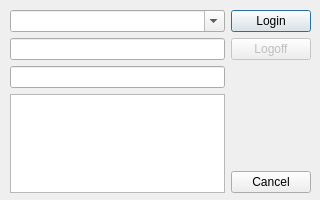
<?xml version="1.0" encoding="UTF-8"?>
<ui version="4.0">
 <class>MainDialog</class>
 <widget class="QDialog" name="MainDialog">
  <property name="geometry">
   <rect>
    <x>0</x>
    <y>0</y>
    <width>320</width>
    <height>200</height>
   </rect>
  </property>
  <property name="minimumSize">
   <size>
    <width>320</width>
    <height>200</height>
   </size>
  </property>
  <property name="maximumSize">
   <size>
    <width>320</width>
    <height>200</height>
   </size>
  </property>
  <property name="windowTitle">
   <string>Dialog</string>
  </property>
  <widget class="QWidget" name="layoutWidget">
   <property name="geometry">
    <rect>
     <x>10</x>
     <y>10</y>
     <width>301</width>
     <height>183</height>
    </rect>
   </property>
   <layout class="QHBoxLayout" name="horizontalLayout">
    <item>
     <layout class="QVBoxLayout" name="verticalLayout_2">
      <item>
       <layout class="QVBoxLayout" name="verticalLayout">
        <item>
         <widget class="QComboBox" name="userName">
          <property name="editable">
           <bool>true</bool>
          </property>
         </widget>
        </item>
        <item>
         <widget class="QLineEdit" name="password"/>
        </item>
        <item>
         <widget class="QLineEdit" name="networkInterface"/>
        </item>
       </layout>
      </item>
      <item>
       <widget class="QTextBrowser" name="showStatus"/>
      </item>
     </layout>
    </item>
    <item>
     <layout class="QVBoxLayout" name="verticalLayout_3">
      <item>
       <widget class="QPushButton" name="buttonLogin">
        <property name="text">
         <string>Login</string>
        </property>
       </widget>
      </item>
      <item>
       <widget class="QPushButton" name="buttonLogoff">
        <property name="enabled">
         <bool>false</bool>
        </property>
        <property name="text">
         <string>Logoff</string>
        </property>
        <property name="autoDefault">
         <bool>true</bool>
        </property>
       </widget>
      </item>
      <item>
       <spacer name="verticalSpacer">
        <property name="orientation">
         <enum>Qt::Vertical</enum>
        </property>
        <property name="sizeHint" stdset="0">
         <size>
          <width>20</width>
          <height>40</height>
         </size>
        </property>
       </spacer>
      </item>
      <item>
       <widget class="QPushButton" name="buttonCancel">
        <property name="text">
         <string>Cancel</string>
        </property>
       </widget>
      </item>
     </layout>
    </item>
   </layout>
  </widget>
 </widget>
 <resources/>
 <connections/>
</ui>
